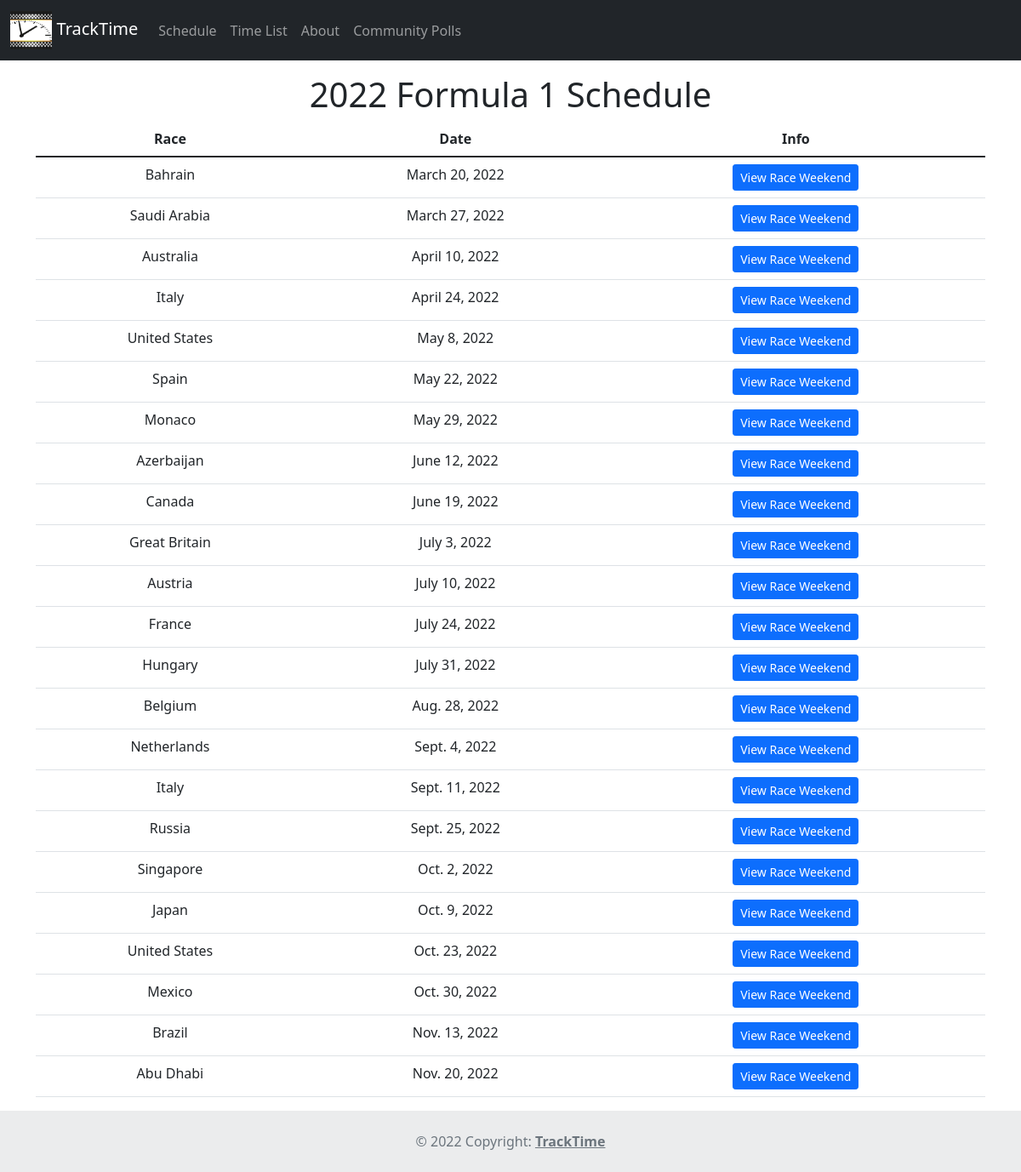
Page /schedule/ on the committed database.
### races/models.py (models this page shows, shortened)
class Schedule(models.Model):
    race_name = models.CharField(max_length=100)
    date = models.DateField('race date')

### races/views.py (the view)
# urls.py: path('schedule/', views.ScheduleView.as_view(), name='schedule'),
class ScheduleView(generic.ListView):
    template_name = 'races/schedule.html'
    context_object_name = 'upcoming_scheduled_races'
    def get_queryset(self):
        return Schedule.objects.order_by('date')

### races/templates/races/schedule.html (shortened to what this page needs)
<!DOCTYPE html>
<html lang="en">
    {% extends 'races/base.html' %}
    {% load static %}
        {% block body_block %}
        <div class="container">
            <div class="col-xs-1 mt-3" align="center">
                <h1>2022 Formula 1 Schedule</h1>
            </div>
            <table class="table">
                <thead>
                    <tr>
                        <th class="text-center">Race</th>
                        <th class="text-center">Date</th>
                        <th class="text-center">Info</th>
                    </tr>
                </thead>
                <tbody>
                    {% if upcoming_scheduled_races %}
                        {% for schedule in upcoming_scheduled_races %}
                            <tr>
                                <td>{{ schedule.race_name }}</td>
                                <td>{{ schedule.date }}</td>
                                <td><a href="{% url 'races:detail' schedule.id %}" class="btn btn-primary btn-sm enabled" tabindex="-1" role="button" aria-disabled="true">View Race Weekend</a></td>
                            </tr>
                            {% endfor %}
                    {% else %}
                        No upcoming races.
                    {% endif %}
                </tbody>
            </table>
        </div>
        {% endblock %}

### races/static/races/style.css (style rules this page uses)
.table td { text-align: center; }

### rows in the picture
Schedule: race_name "Bahrain", date "March 20, 2022"
Schedule: race_name "Saudi Arabia", date "March 27, 2022"
Schedule: race_name "Australia", date "April 10, 2022"
Schedule: race_name "Italy", date "April 24, 2022"
Schedule: race_name "United States", date "May 8, 2022"
Schedule: race_name "Spain", date "May 22, 2022"
Schedule: race_name "Monaco", date "May 29, 2022"
Schedule: race_name "Azerbaijan", date "June 12, 2022"
Schedule: race_name "Canada", date "June 19, 2022"
Schedule: race_name "Great Britain", date "July 3, 2022"
Schedule: race_name "Austria", date "July 10, 2022"
Schedule: race_name "France", date "July 24, 2022"
Schedule: race_name "Hungary", date "July 31, 2022"
Schedule: race_name "Belgium", date "Aug. 28, 2022"
Schedule: race_name "Netherlands", date "Sept. 4, 2022"
Schedule: race_name "Italy", date "Sept. 11, 2022"
Schedule: race_name "Russia", date "Sept. 25, 2022"
Schedule: race_name "Singapore", date "Oct. 2, 2022"
Schedule: race_name "Japan", date "Oct. 9, 2022"
Schedule: race_name "United States", date "Oct. 23, 2022"
Schedule: race_name "Mexico", date "Oct. 30, 2022"
Schedule: race_name "Brazil", date "Nov. 13, 2022"
Schedule: race_name "Abu Dhabi", date "Nov. 20, 2022"
